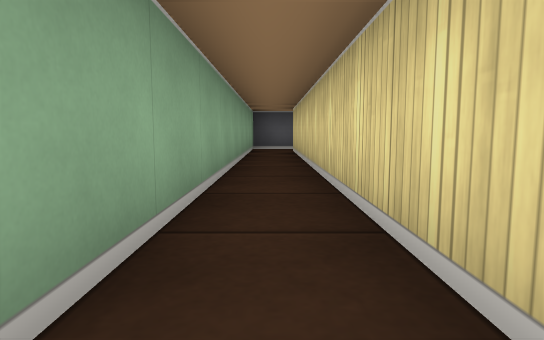
view 1 (above)

18 first-person views from a walk through a cub3D ray-caster map. The camera is about half as high as the walls, tilts 6° down and sees 75° across. The floor is counted in squares. Each view is taken from the middle of a square. On the plan, view 1 faces up. The plan holds only what a view shows up to about 9 squares ahead; the rest is blank.

view 2
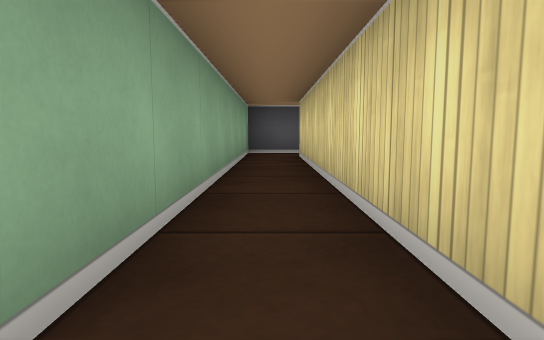

view 3
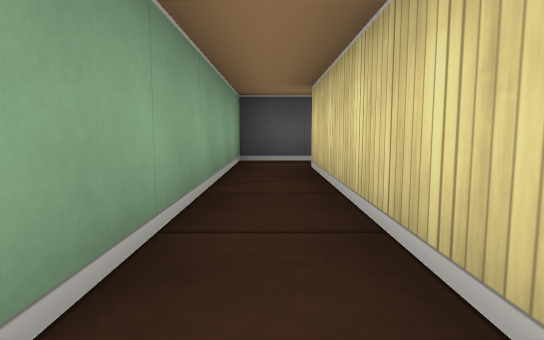

view 4
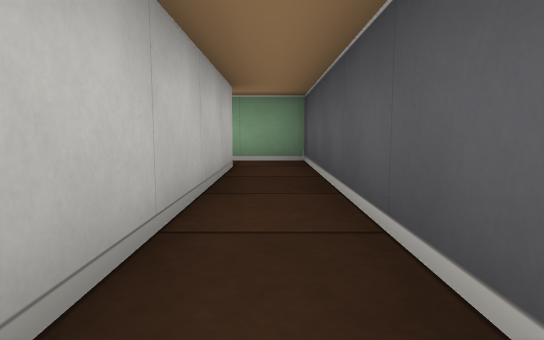

view 5
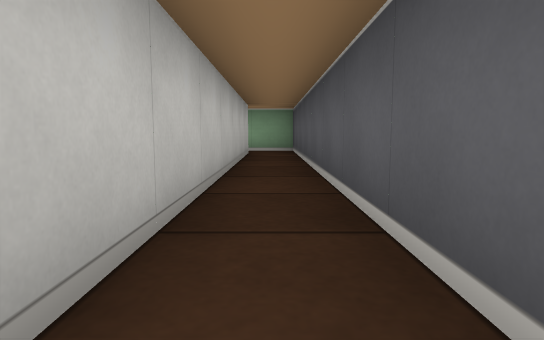

view 6
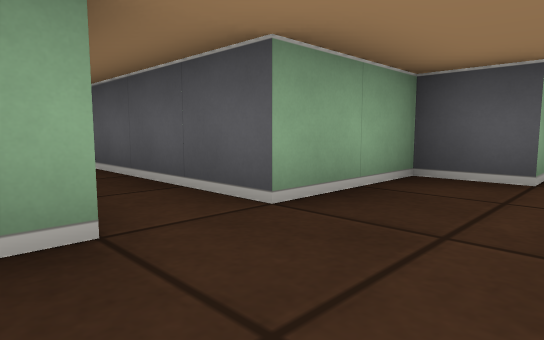

view 7
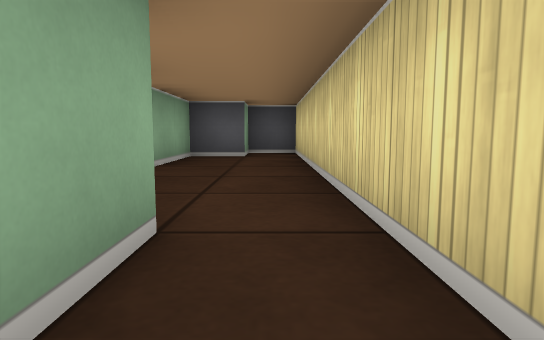

view 8
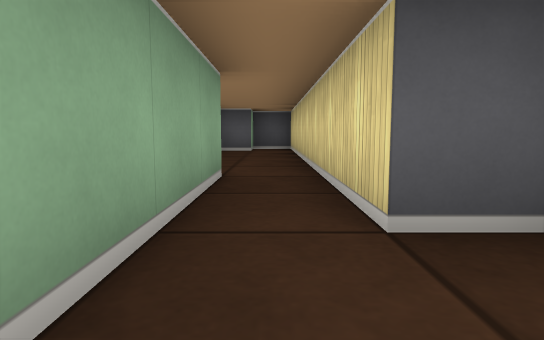

view 9
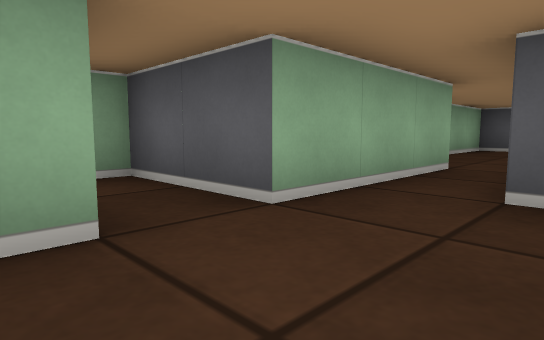

view 10
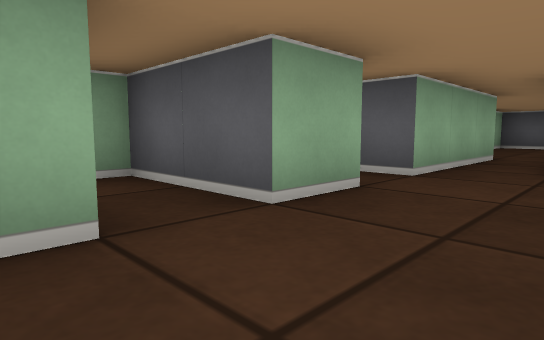

view 11
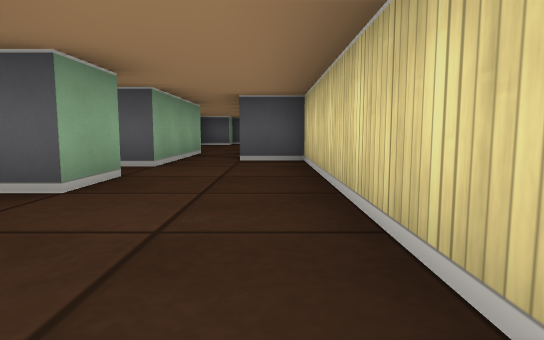

view 12
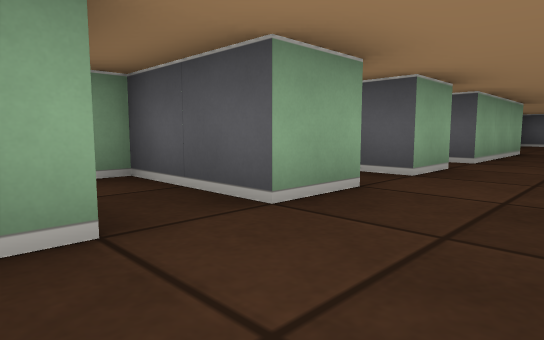

view 13
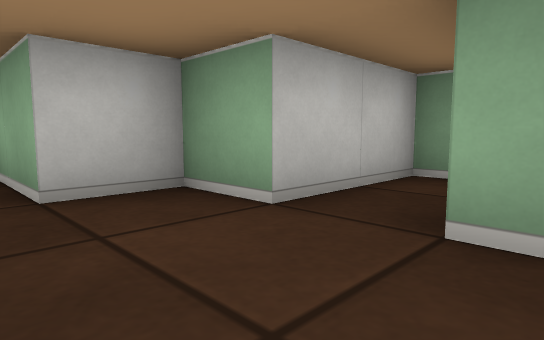

view 14
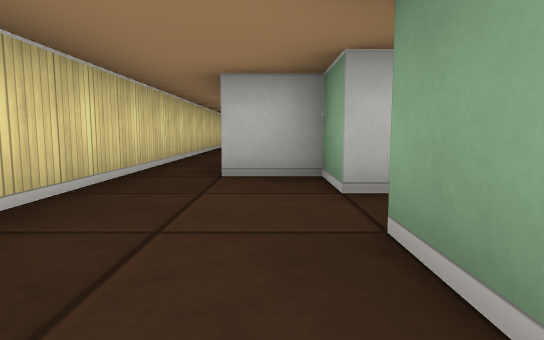

view 15
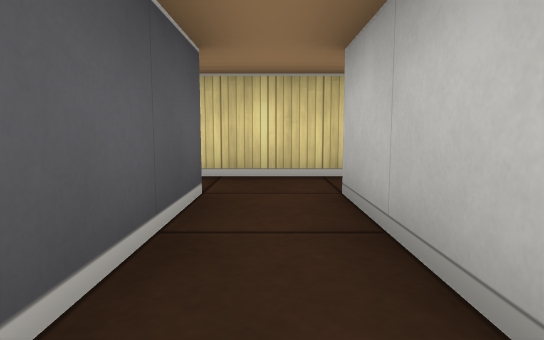

view 16
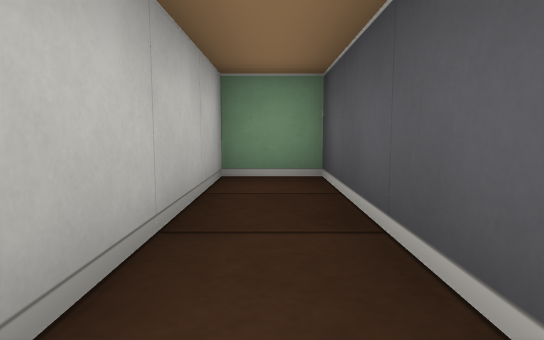

view 17
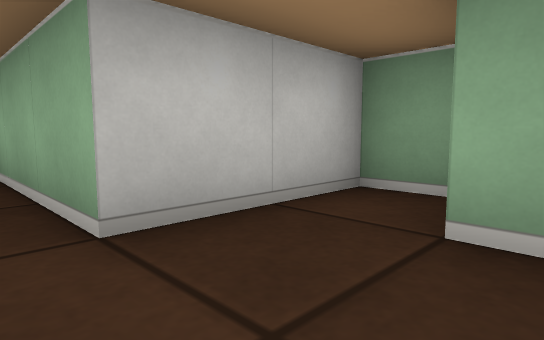

view 18
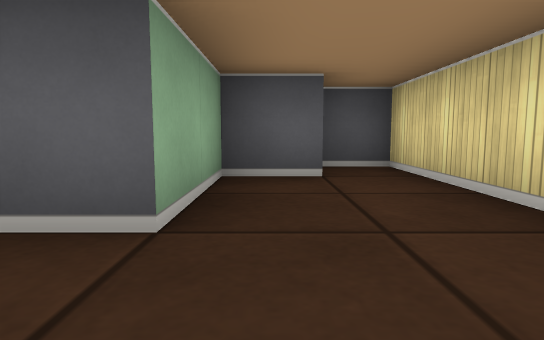

### Floor plan
Points are (right, up) in squares from view 1. A wall is a line through its corners. A room is listed if a view was taken in it or the views show most of it. See-through windows are left out.
Room 1 (views 1, 2, 3)
walls: (0.5, 0.5) (0.5, 8.5); (0.5, 9.5) (-0.5, 9.5) (-0.5, 0.5)
ways out: opening at (1, 9) to room 2
Room 2 (views 4, 5, 6, 7, 17, 18)
walls: (6.5, 7.2) (6.5, 6.5) (8.5, 6.5) (8.5, 4.5); (9.5, 4.5) (9.5, 12.5) (8.5, 12.5) (8.5, 11.5) (7.5, 11.5) (7.5, 9.5) (0.5, 9.5); (0.5, 8.5) (7.5, 8.5) (7.5, 7.5)
ways out: opening at (1, 9) to room 1; opening at (9, 4) to room 3
Room 3 (view 8)
walls: (8.5, 4.5) (8.5, 3.5) (6.5, 3.5) (6.5, 3.1); (10.5, 2.5) (10.5, 4.5) (9.5, 4.5)
ways out: opening at (9, 4) to room 2; opening at (9.5, 2) to room 4
Room 4 (views 9, 10, 13, 14)
walls: (8.5, 0.6) (8.5, -0.5); (8.5, 2.6) (8.5, 1.5) (6.5, 1.5) (6.5, 1.1); (10.5, -0.5) (10.5, 2.5)
ways out: opening at (9.5, 2) to room 3; opening at (9.5, 0) to room 5
Room 5 (views 11, 12)
walls: (8.5, -0.5) (6.5, -0.5) (6.5, -1.5) (8.5, -1.5) (8.5, -2.5) (9.5, -2.5) (9.5, -4); (10.5, -4.5) (10.5, -0.5)
ways out: opening at (9.5, 0) to room 4; opening at (10, -4) to room 6
Room 6 (views 15, 16)
walls: (9.5, -4.5) (6.5, -4.5) (6.5, -5.5) (9.5, -5.5); (10.5, -6.5) (10.5, -4.5)
ways out: opening at (10, -4) to room 5; opening at (10, -6)

Where each view was taken, in squares from view 1:
view 1: 0 up, 0 right, facing up
view 2: 2 up, 0 right, facing up
view 3: 4 up, 0 right, facing up
view 4: 9 up, 5 right, facing left
view 5: 9 up, 8 right, facing left
view 6: 8 up, 9 right, facing up-left
view 7: 5 up, 9 right, facing up
view 8: 3 up, 9 right, facing up
view 9: 2 up, 10 right, facing up-left
view 10: 0 up, 10 right, facing up-left
view 11: 1 down, 10 right, facing up
view 12: 2 down, 10 right, facing up-left
view 13: 0 up, 10 right, facing down-left
view 14: 1 up, 9 right, facing down
view 15: 5 down, 7 right, facing right
view 16: 5 down, 10 right, facing left
view 17: 8 up, 9 right, facing down-left
view 18: 8 up, 8 right, facing up
